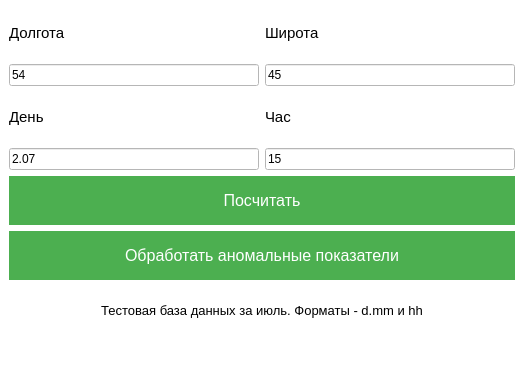
<?xml version="1.0" encoding="UTF-8"?>
<ui version="4.0">
 <class>MainWindow</class>
 <widget class="QMainWindow" name="MainWindow">
  <property name="geometry">
   <rect>
    <x>0</x>
    <y>0</y>
    <width>524</width>
    <height>366</height>
   </rect>
  </property>
  <property name="windowTitle">
   <string>MainWindow</string>
  </property>
  <property name="styleSheet">
   <string notr="true">background-color: #FFFFFF;</string>
  </property>
  <widget class="QWidget" name="centralwidget">
   <layout class="QGridLayout" name="gridLayout">
    <item row="0" column="1">
     <widget class="QLabel" name="label">
      <property name="styleSheet">
       <string notr="true">color: black;</string>
      </property>
      <property name="text">
       <string>&lt;html&gt;&lt;head/&gt;&lt;body&gt;&lt;p&gt;&lt;span style=&quot; font-size:11pt;&quot;&gt;Широта&lt;/span&gt;&lt;/p&gt;&lt;/body&gt;&lt;/html&gt;</string>
      </property>
     </widget>
    </item>
    <item row="2" column="0">
     <widget class="QLabel" name="label_3">
      <property name="font">
       <font>
        <pointsize>11</pointsize>
       </font>
      </property>
      <property name="text">
       <string>День</string>
      </property>
     </widget>
    </item>
    <item row="1" column="0">
     <widget class="QLineEdit" name="latitude">
      <property name="text">
       <string>54</string>
      </property>
     </widget>
    </item>
    <item row="0" column="0">
     <widget class="QLabel" name="label_2">
      <property name="styleSheet">
       <string notr="true">color: black;</string>
      </property>
      <property name="text">
       <string>&lt;html&gt;&lt;head/&gt;&lt;body&gt;&lt;p&gt;&lt;span style=&quot; font-size:11pt;&quot;&gt;Долгота&lt;/span&gt;&lt;/p&gt;&lt;/body&gt;&lt;/html&gt;</string>
      </property>
     </widget>
    </item>
    <item row="5" column="0" colspan="2">
     <widget class="QPushButton" name="pushButton_2">
      <property name="font">
       <font>
        <pointsize>-1</pointsize>
        <underline>false</underline>
        <strikeout>false</strikeout>
       </font>
      </property>
      <property name="styleSheet">
       <string notr="true">QPushButton {
background-color: #4CAF50; /* Green */
    border: none;
    color: white;
    padding: 15px 32px;
    text-align: center;
    text-decoration: none;
    display: inline-block;
    font-size: 16px;
}
QPushButton:hover {
background-color: #76C479;
    border: none;
    color: white;
    padding: 13px 30px;
    text-align: center;
    text-decoration: none;
    display: inline-block;
    font-size: 16px;
}
QPushButton:pressed {
background-color: #3D8C40;
    border: none;
    color: white;
    padding: 15px 32px;
    text-align: center;
    text-decoration: none;
    display: inline-block;
    font-size: 16px;
}</string>
      </property>
      <property name="text">
       <string>Обработать аномальные показатели</string>
      </property>
     </widget>
    </item>
    <item row="3" column="1">
     <widget class="QLineEdit" name="hour">
      <property name="text">
       <string>15</string>
      </property>
     </widget>
    </item>
    <item row="6" column="0" colspan="2">
     <widget class="QLabel" name="label_5">
      <property name="font">
       <font>
        <pointsize>10</pointsize>
       </font>
      </property>
      <property name="text">
       <string>&lt;html&gt;&lt;head/&gt;&lt;body&gt;&lt;p align=&quot;center&quot;&gt;Тестовая база данных за июль. Форматы - d.mm  и hh&lt;/p&gt;&lt;/body&gt;&lt;/html&gt;</string>
      </property>
     </widget>
    </item>
    <item row="1" column="1">
     <widget class="QLineEdit" name="longitude">
      <property name="text">
       <string>45</string>
      </property>
     </widget>
    </item>
    <item row="4" column="0" colspan="2">
     <widget class="QPushButton" name="pushButton">
      <property name="font">
       <font>
        <pointsize>-1</pointsize>
        <underline>false</underline>
        <strikeout>false</strikeout>
       </font>
      </property>
      <property name="styleSheet">
       <string notr="true">QPushButton {
background-color: #4CAF50; /* Green */
    border: none;
    color: white;
    padding: 15px 32px;
    text-align: center;
    text-decoration: none;
    display: inline-block;
    font-size: 16px;
}
QPushButton:hover {
background-color: #76C479;
    border: none;
    color: white;
    padding: 13px 30px;
    text-align: center;
    text-decoration: none;
    display: inline-block;
    font-size: 16px;
}
QPushButton:pressed {
background-color: #3D8C40;
    border: none;
    color: white;
    padding: 15px 32px;
    text-align: center;
    text-decoration: none;
    display: inline-block;
    font-size: 16px;
}</string>
      </property>
      <property name="text">
       <string>Посчитать</string>
      </property>
     </widget>
    </item>
    <item row="3" column="0">
     <widget class="QLineEdit" name="day">
      <property name="text">
       <string>2.07</string>
      </property>
     </widget>
    </item>
    <item row="2" column="1">
     <widget class="QLabel" name="label_4">
      <property name="font">
       <font>
        <pointsize>11</pointsize>
       </font>
      </property>
      <property name="text">
       <string>Час</string>
      </property>
     </widget>
    </item>
   </layout>
  </widget>
  <widget class="QMenuBar" name="menubar">
   <property name="geometry">
    <rect>
     <x>0</x>
     <y>0</y>
     <width>524</width>
     <height>26</height>
    </rect>
   </property>
  </widget>
  <widget class="QStatusBar" name="statusbar"/>
 </widget>
 <resources/>
 <connections/>
</ui>
